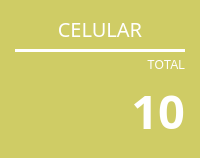
                   <widget class="QFrame" name="frame_3">
                    <property name="sizePolicy">
                     <sizepolicy hsizetype="Minimum" vsizetype="Ignored">
                      <horstretch>20</horstretch>
                      <verstretch>20</verstretch>
                     </sizepolicy>
                    </property>
                    <property name="minimumSize">
                     <size>
                      <width>178</width>
                      <height>139</height>
                     </size>
                    </property>
                    <property name="styleSheet">
                     <string notr="true">background-color: rgb(207, 204, 101);
border-radius: 10px;</string>
                    </property>
                    <property name="frameShape">
                     <enum>QFrame::StyledPanel</enum>
                    </property>
                    <property name="frameShadow">
                     <enum>QFrame::Raised</enum>
                    </property>
                    <layout class="QVBoxLayout" name="verticalLayout_9">
                     <property name="leftMargin">
                      <number>15</number>
                     </property>
                     <property name="topMargin">
                      <number>15</number>
                     </property>
                     <property name="rightMargin">
                      <number>15</number>
                     </property>
                     <property name="bottomMargin">
                      <number>15</number>
                     </property>
                     <item>
                      <widget class="QLabel" name="label_13">
                       <property name="font">
                        <font>
                         <family>Asap</family>
                         <pointsize>15</pointsize>
                         <weight>50</weight>
                         <italic>false</italic>
                         <bold>false</bold>
                        </font>
                       </property>
                       <property name="styleSheet">
                        <string notr="true">color: rgb(255, 255, 255);</string>
                       </property>
                       <property name="text">
                        <string>CELULAR</string>
                       </property>
                       <property name="alignment">
                        <set>Qt::AlignCenter</set>
                       </property>
                      </widget>
                     </item>
                     <item>
                      <widget class="Line" name="line_5">
                       <property name="enabled">
                        <bool>true</bool>
                       </property>
                       <property name="styleSheet">
                        <string notr="true">background-color: rgb(255, 255, 255);</string>
                       </property>
                       <property name="orientation">
                        <enum>Qt::Horizontal</enum>
                       </property>
                      </widget>
                     </item>
                     <item>
                      <widget class="QLabel" name="label_14">
                       <property name="styleSheet">
                        <string notr="true">color: rgb(255, 255, 255);</string>
                       </property>
                       <property name="text">
                        <string>TOTAL</string>
                       </property>
                       <property name="alignment">
                        <set>Qt::AlignBottom|Qt::AlignRight|Qt::AlignTrailing</set>
                       </property>
                      </widget>
                     </item>
                     <item>
                      <layout class="QHBoxLayout" name="horizontalLayout_13">
                       <item>
                        <widget class="QPushButton" name="ButtonCelular">
                         <property name="sizePolicy">
                          <sizepolicy hsizetype="Minimum" vsizetype="Minimum">
                           <horstretch>2</horstretch>
                           <verstretch>2</verstretch>
                          </sizepolicy>
                         </property>
                         <property name="cursor">
                          <cursorShape>PointingHandCursor</cursorShape>
                         </property>
                         <property name="styleSheet">
                          <string notr="true">background-image: url(:/barr/Grupo 192.png);
background-position:center;
background-repeat: no-repeat;
border-radius: none;
</string>
                         </property>
                        </widget>
                       </item>
                       <item>
                        <widget class="QLabel" name="labelCelular">
                         <property name="sizePolicy">
                          <sizepolicy hsizetype="Minimum" vsizetype="Minimum">
                           <horstretch>3</horstretch>
                           <verstretch>0</verstretch>
                          </sizepolicy>
                         </property>
                         <property name="font">
                          <font>
                           <family>Segoe UI Semibold</family>
                           <pointsize>35</pointsize>
                           <weight>75</weight>
                           <bold>true</bold>
                          </font>
                         </property>
                         <property name="styleSheet">
                          <string notr="true">color: rgb(255, 255, 255);</string>
                         </property>
                         <property name="frameShadow">
                          <enum>QFrame::Plain</enum>
                         </property>
                         <property name="text">
                          <string>10</string>
                         </property>
                         <property name="textFormat">
                          <enum>Qt::AutoText</enum>
                         </property>
                         <property name="alignment">
                          <set>Qt::AlignRight|Qt::AlignTrailing|Qt::AlignVCenter</set>
                         </property>
                         <property name="margin">
                          <number>0</number>
                         </property>
                        </widget>
                       </item>
                      </layout>
                     </item>
                    </layout>
                   </widget>
